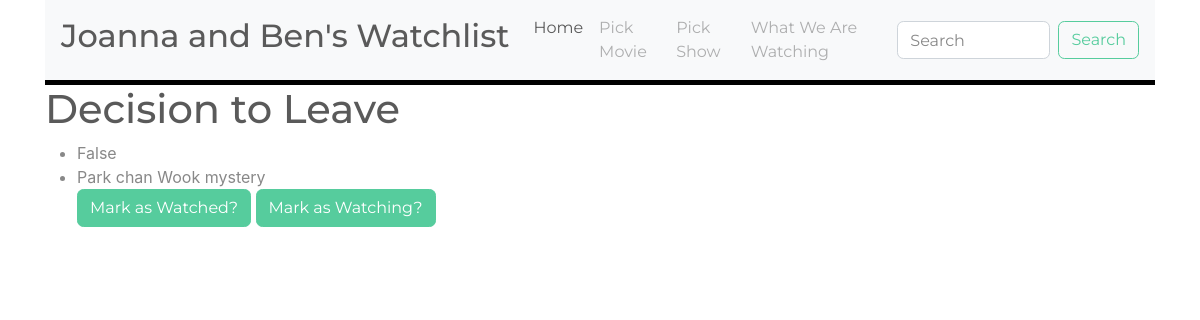
Page /movies/1/ on the earlier database version.
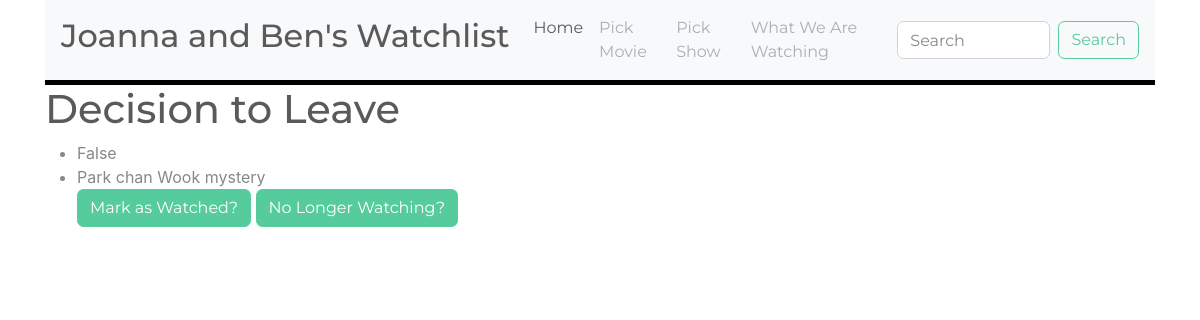
Same page on the later database version.
### movies/models.py (models this page shows)
class Movie(models.Model):
    title = models.CharField(max_length=200)
    type = models.CharField(max_length=200, choices=[('Movie',"Movie"),('Show','Show')])
    body = models.CharField(max_length=200, null=True)
    watched = models.BooleanField(default=False)
    pub_date = models.DateTimeField('date published', default=timezone.now())
    currently_watching = models.BooleanField(default=False)

### movies/views.py (the view)
# urls.py: path('<int:movie_id>/', views.detail, name='detail'),
def detail(request, movie_id):
    movie = get_object_or_404(Movie, pk=movie_id)
    return render(request, 'movies/detail.html', {'movie': movie})

### movies/templates/movies/detail.html
{% extends 'nav.html' %}
{% block content %}
    <h1>{{ movie.title }}</h1>
<ul>
    <li>{{ movie.watched }}</li>
    <li>{{ movie.body }}</li>
    <a href="/movies/watch/{{ movie.id }}/" class="btn btn-success">Mark as Watched?</a>
    {% if movie.currently_watching %}
    <a href="/movies/watching/{{ movie.id }}/" class="btn btn-success">No Longer Watching?</a>
    {% else %}
    <a href="/movies/watching/{{ movie.id }}/" class="btn btn-success">Mark as Watching?</a>
    {% endif %}
</ul>
{% endblock %}

### movies/templates/nav.html (shortened to what this page needs)
<!DOCTYPE html>
<html lang="en">
<head>
    <link rel="stylesheet" href="https://cdn.jsdelivr.net/npm/bootstrap@5.2.2/dist/css/bootstrap.min.css">
<link rel="stylesheet" href="https://cdn.jsdelivr.net/npm/bootswatch@4.5.2/dist/minty/bootstrap.min.css">
</head>
<body >
    <div class="container">
        <nav class="navbar navbar-expand-sm navbar-light bg-light">
            <a class="navbar-brand" href="#"><h2>Joanna and Ben's Watchlist</h2></a>
            <div class="collapse navbar-collapse" id="collapsibleNavId">
                <ul class="navbar-nav mr-auto mt-2 mt-lg-0">
                    <li class="nav-item active">
                        <a class="nav-link" href="/movies">Home </a>
                    </li>
                    <li class="nav-item">
                        <a class="nav-link" href="/movies/mov-rando">Pick Movie</a>
                    </li>
                    <li class="nav-item">
                        <a class="nav-link" href="/movies/show-rando">Pick Show</a>
                    </li>
                    <li class="nav-item">
                        <a class="nav-link" href="/movies/currently-watching">What We Are Watching</a>
                    </li>
                </ul>
                <form class="d-flex align-items-center flex-nowrap" method="POST" action=  {% url 'movies:search' %}>
                    <input class="form-control mr-sm-2" type="text" placeholder="Search" name="search">
                    <button class="btn btn-outline-success my-2 my-sm-0" type="submit">Search</button>
            </div>
        </nav>
        <div>
        {% block content %}{% endblock  %}
        </div>
    </body>
    </html>

### movies/templates/nav.html (style rules this page uses)
.navbar { border-bottom:5px solid #000; }

Differences in the rows shown:
changed Movie "Decision to Leave": currently_watching False → True (drawn)
Other differences:
text no longer shown: "Mark as Watching?"
text now shown: "No Longer Watching?"
